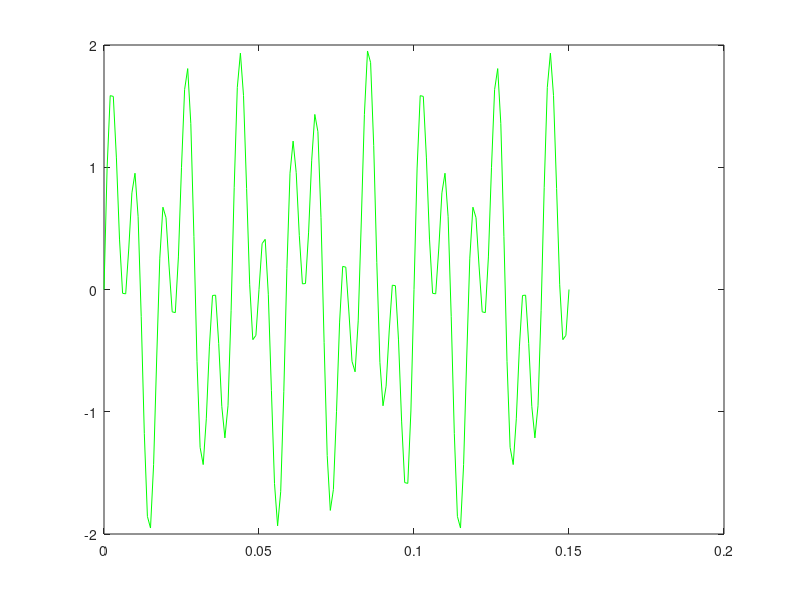
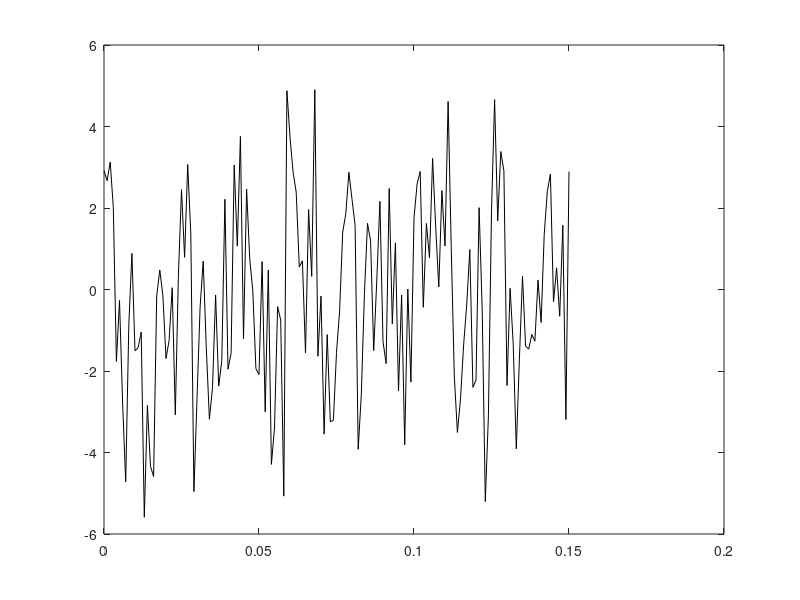
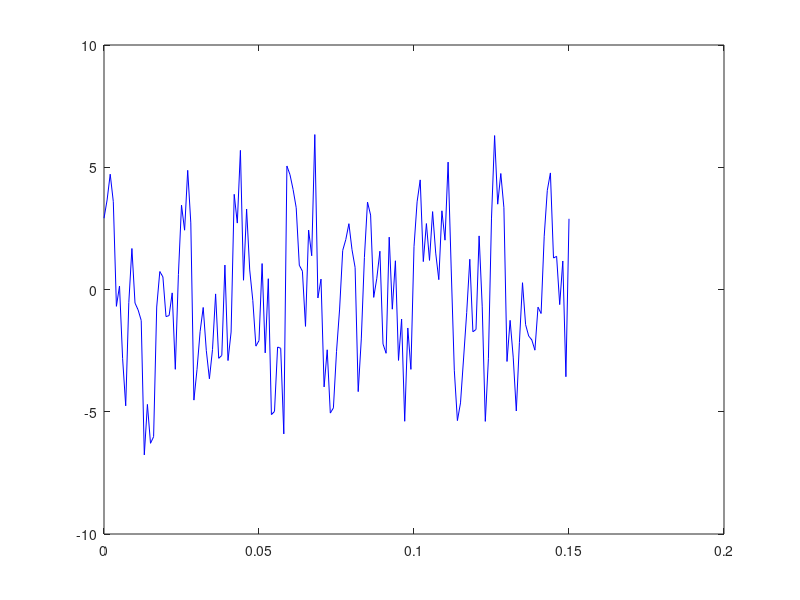
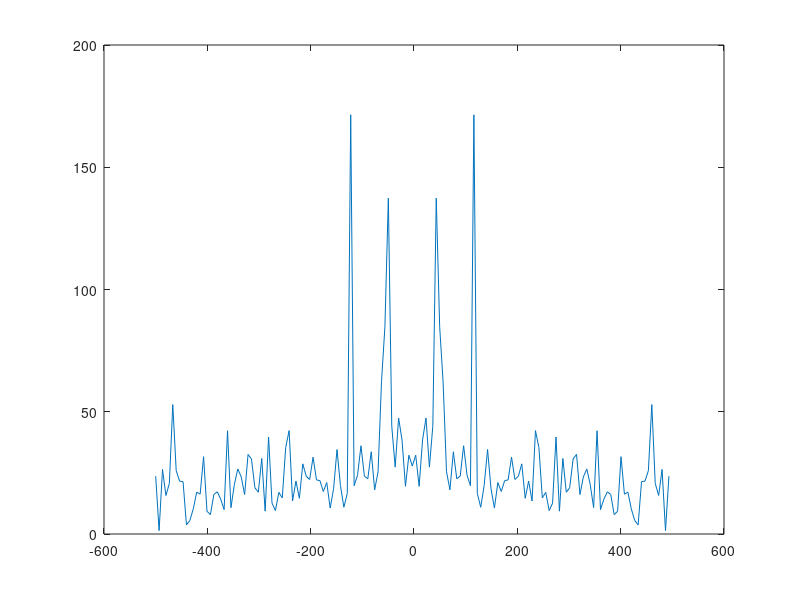

Reproduce these figures in MATLAB, in order.
clc
close 
close all

figure
time = 0:0.001:0.15;

signal = sin(2*pi*50*time) + sin(2*pi*120*time);
plot(time, signal, 'g');

%% 

figure
std = 2;
%[rows, cols] = size(time);
noise = signal + std*randn(size(time));

plot(time, noise, 'k');

%%

figure
sum = noise + signal;

plot(time, sum, 'b');

%% Fourier transform of noise signal
figure
N = length(sum);

f = (-N/2 : N/2-1)*1000/N;
fft_noise = fftshift(abs(fft(sum, 151)));
size(f)
size(fft_noise)

plot(f, fft_noise);

%%
figure
pyy = fft_noise.*conj(fft_noise)/151;
f1 = 1000/151*(0:150);
size(f1)
size(pyy)

plot(f1, pyy);

%% 
figure
[pyy2, w] = periodogram(noise, rectwin(length(noise)),length(noise), 1000);

plot(w, 10*log10(pyy2));

%%
figure
size(f1)
size(pyy)
plot(f1(1:50), pyy(1:50))
